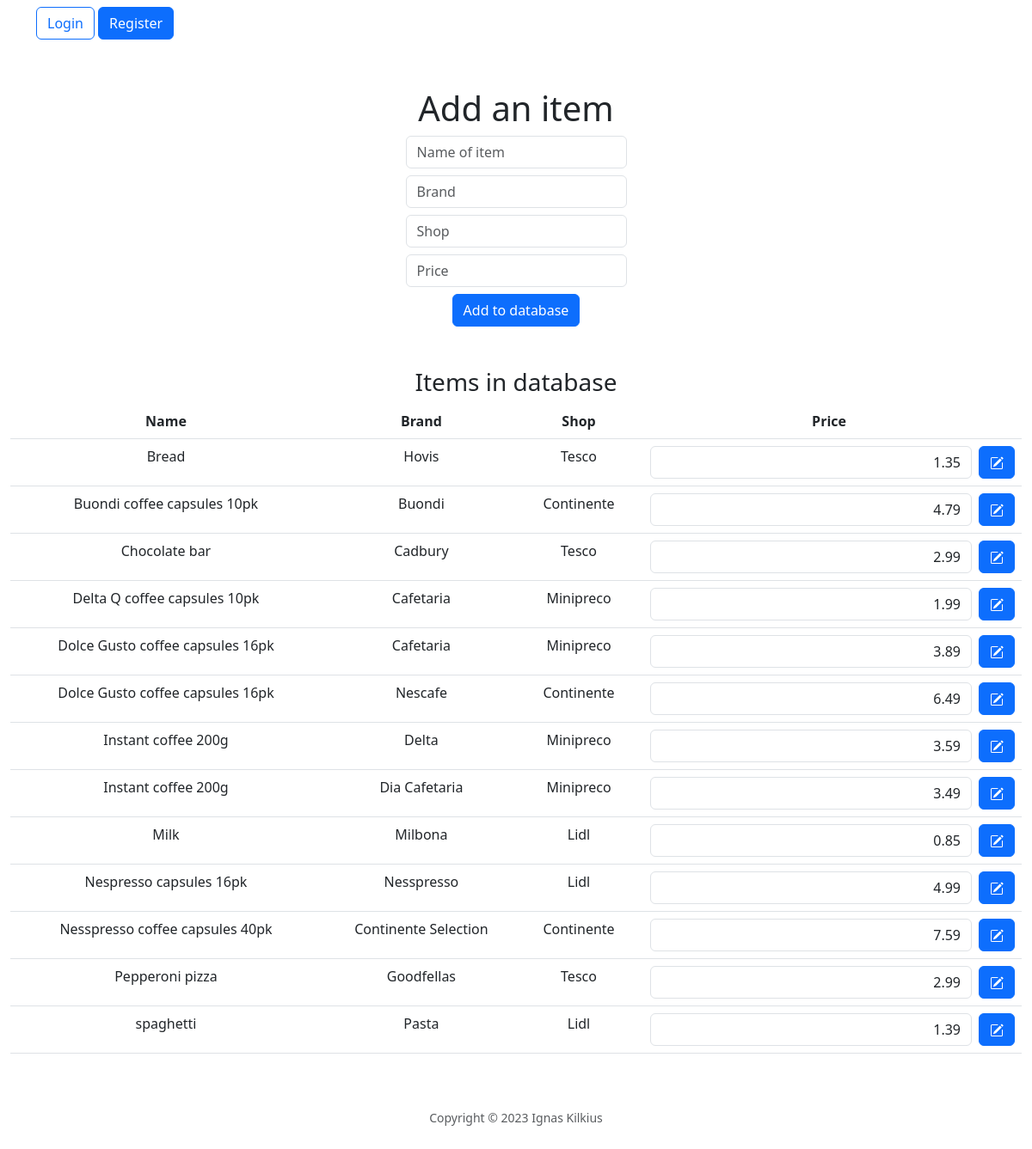
Page /add_items on the committed database.
### tables this page shows
CREATE TABLE products(
id INTEGER NOT NULL PRIMARY KEY,
name TEXT NOT NULL,
brand TEXT NOT NULL,
shop TEXT NOT NULL,
price INTEGER);

### app.py (the view, shortened to what this page needs)
@app.route("/add_items", methods = ["GET", "POST"])
def add_items():
    items = db.execute("SELECT * FROM products ORDER BY name")
    return render_template("items.html", items = items)

### templates/items.html (shortened to what this page needs)
{% extends "layout.html" %}
{% block body %}
<h1>Add an item</h1>
<form action="/add_items" method="post" class="d-flex-column">
    <input class="form-control mx-auto w-auto mb-2" autocomplete="off" name="name" type="text" placeholder="Name of item">
    <input class="form-control mx-auto w-auto mb-2" autocomplete="off" name="brand" type="text" placeholder="Brand">
    <input class="form-control mx-auto w-auto mb-2" autocomplete="off" name="shop" type="text" placeholder="Shop">
    <input class="form-control mx-auto w-auto mb-2" name="price" type="number" step="0.01" min="0" placeholder="Price">
    <button class="btn btn-primary mb-5" type="submit">Add to database</button>
</form>
<h3>Items in database</h3>
<table class="table">
    <thead>
        <th>Name</th>
        <th>Brand</th>
        <th>Shop</th>
        <th>Price</th>
    </thead>
    <tbody>
        {% for item in items %}
            <tr>
                <td>{{ item.name }}</td>
                <td>{{ item.brand }}</td>
                <td>{{ item.shop }}</td>
                <td>
                    <form class="d-flex" action="/update">
                    <input class="form-control mx-2 text-end" type="text" name="price_update" value='{{ "%.2f"|format(item.price) }}'>
                    <button type="submit" class="btn btn-primary"></button>
                    </form>
                </td>
            </tr>
        {% endfor %}
    </tbody>
</table>
{% endblock %}

### rows in the picture
products: name "Bread", brand "Hovis", shop "Tesco", price_update "1.35"
products: name "Buondi coffee capsules 10pk", brand "Buondi", shop "Continente", price_update "4.79"
products: name "Chocolate bar", brand "Cadbury", shop "Tesco", price_update "2.99"
products: name "Delta Q coffee capsules 10pk", brand "Cafetaria", shop "Minipreco", price_update "1.99"
products: name "Dolce Gusto coffee capsules 16pk", brand "Cafetaria", shop "Minipreco", price_update "3.89"
products: name "Dolce Gusto coffee capsules 16pk", brand "Nescafe", shop "Continente", price_update "6.49"
products: name "Instant coffee 200g", brand "Delta", shop "Minipreco", price_update "3.59"
products: name "Instant coffee 200g", brand "Dia Cafetaria", shop "Minipreco", price_update "3.49"
products: name "Milk", brand "Milbona", shop "Lidl", price_update "0.85"
products: name "Nespresso capsules 16pk", brand "Nesspresso", shop "Lidl", price_update "4.99"
products: name "Nesspresso coffee capsules 40pk", brand "Continente Selection", shop "Continente", price_update "7.59"
products: name "Pepperoni pizza", brand "Goodfellas", shop "Tesco", price_update "2.99"
products: name "spaghetti", brand "Pasta", shop "Lidl", price_update "1.39"
